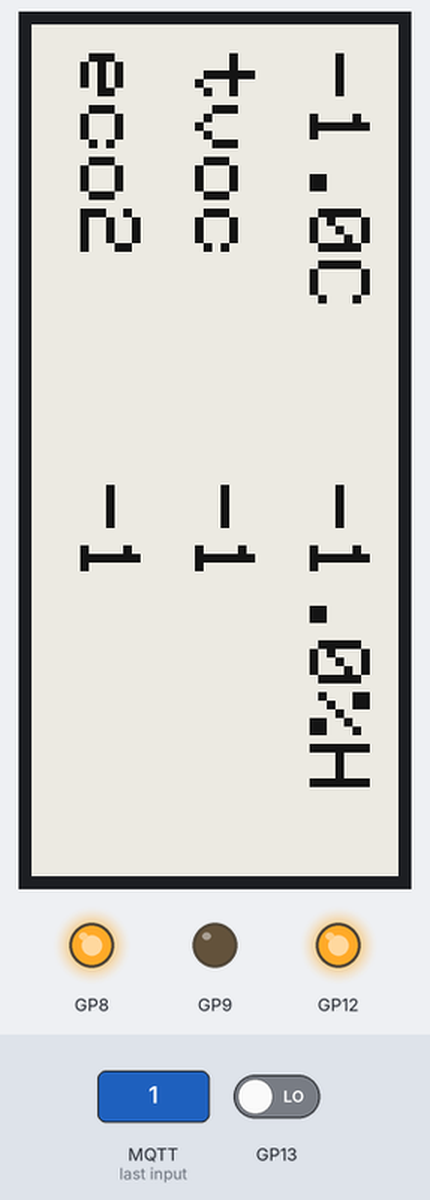
Recording of a program running on a simulated Raspberry Pi Pico running CircuitPython. Shown: 128×296 one-colour display, output pins drawn as LEDs (lit = HIGH). Inputs (shaded band) come from the test bench; at power-on: GP13 LOW. WiFi joins after 1.5 s; no MQTT or app messages arrive unless stated; an e-paper refresh takes a nominal 2 s (0.4 s partial, 12 s with colour); values from a settings file that is not in the repository are placeholders; the clock reads 2024-03-15 10:24:30 at power-on unless the program sets it; library files of the repository ran but are not shown: epd2in9.py; pins used as bus, display or sensor lines are not drawn; what the program prints to the serial console is not drawn.

3.6 s: MQTT message "1" arrives on the first subscribed topic
Above: at 4.6 s.
5.5 s: MQTT message "on" arrives on the first subscribed topic
7.0 s: MQTT message "off" arrives on the first subscribed topic
Timing chart, 0 to 10.0 s (numbered marks = the images above; inputs shaded):
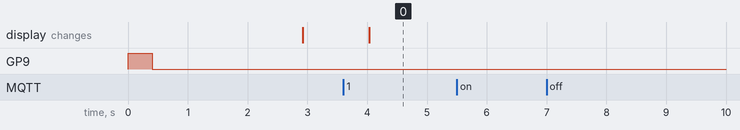

The program:

code.py
```python
import board
import busio
import time
from digitalio import DigitalInOut

from adafruit_esp32spi import adafruit_esp32spi
import adafruit_esp32spi.adafruit_esp32spi_socket as socket

import adafruit_minimqtt.adafruit_minimqtt as MQTT

from adafruit_ntp import NTP

import epd2in9

# Pins
esp32_cs = DigitalInOut(board.GP5)
esp32_ready = DigitalInOut(board.GP20)
esp32_reset = DigitalInOut(board.GP21)
esp32_sck = board.GP18
esp32_mosi = board.GP19
esp32_miso = board.GP4

# Display
epd = epd2in9.EPD()
epd.init()

# Value Consts
temp_const = "temp"
humidity_const = "humidity"
tvoc_const = "tvoc"
eco2_const = "eco2"

# MQTT Values Dict
mqtt_values = {
    temp_const: -1.0,
    humidity_const: -1.0,
    tvoc_const: -1.0,
    eco2_const: -1.0
}

# Last display set
display_set_interval = 600
display_set_with_data = False
first_data_set_interval = 10

# MQTT Callback functions


def connected(client, userdata, flags, rc):
    print("Connected to MQTT Broker. Subscribing to topics.")
    client.subscribe(secrets["temp_feed"])
    client.subscribe(secrets["humidity_feed"])
    client.subscribe(secrets["tvoc_feed"])
    client.subscribe(secrets["eco2_feed"])


def disconnected(client, userdata, rc):
    print("Disconnected from MQTT Broker.")


def message(client, topic, message):
    data = "{0} - {1}".format(topic, message)
    print("New Message from MQTT: {0}".format(data))
    if topic == secrets["temp_feed"]:
        mqtt_values[temp_const] = round(float(message), 1)
    elif topic == secrets["humidity_feed"]:
        mqtt_values[humidity_const] = round(float(message), 1)
    elif topic == secrets["tvoc_feed"]:
        mqtt_values[tvoc_const] = float(message)
    elif topic == secrets["eco2_feed"]:
        mqtt_values[eco2_const] = float(message)


def set_display():
    print("Updating display")
    epd.clear_framebuffer()
    temp_val = str(mqtt_values[temp_const]) + "C"
    epd.framebuf.text(temp_val, 10, 10, True, size=3)
    humidity_val = str(mqtt_values[humidity_const]) + "%H"
    epd.framebuf.text(humidity_val, 160, 10, True, size=3)
    epd.framebuf.text(tvoc_const, 10, 50, True, size=3)
    epd.framebuf.text(str(int(mqtt_values[tvoc_const])), 160, 50, True, size=3)
    epd.framebuf.text(eco2_const, 10, 90, True, size=3)
    epd.framebuf.text(str(int(mqtt_values[eco2_const])), 160, 90, True, size=3)
    epd.invert_framebuffer()
    epd.display_frame_buf(epd.buffer)


spi = busio.SPI(esp32_sck, esp32_mosi, esp32_miso)
esp = adafruit_esp32spi.ESP_SPIcontrol(spi, esp32_cs, esp32_ready, esp32_reset)


def check_and_reconnect_wifi():
    while not esp.is_connected:
        try:
            esp.connect_AP(secrets["ssid"], secrets["password"])
            print("Connected to", str(esp.ssid, "utf-8"), "\tRSSI:", esp.rssi)
            print("IP address", esp.pretty_ip(esp.ip_address))
        except RuntimeError as e:
            print("could not connect to AP, retrying: ", e)
            continue


ntp = NTP(esp)


def check_and_reconnect_ntp():
    while not ntp.valid_time:
        time.sleep(1)
        print("Setting time")
        ntp.set_time(7200)


try:
    from secrets import secrets
except ImportError:
    print("secrets not found. Please add them to secrets.py")

print("Clear display...")
epd.clear_frame_memory()
epd.display_frame()
print("Write to display")
set_display()
while True:
    if esp.status == adafruit_esp32spi.WL_IDLE_STATUS:
        print("ESP32 found and in idle mode")
    print("Firmware vers.", esp.firmware_version)
    print("MAC addr:", [hex(i) for i in esp.MAC_address])

    print("Connecting to AP...")
    check_and_reconnect_wifi()
    check_and_reconnect_ntp()

    MQTT.set_socket(socket, esp)

    mqtt_client = MQTT.MQTT(
        broker=secrets["mqtt_broker"],
        port=secrets["mqtt_port"],
        username=secrets["mqtt_username"],
        password=secrets["mqtt_password"]
    )

    mqtt_client.on_connect = connected
    mqtt_client.on_disconnect = disconnected
    mqtt_client.on_message = message

    print("Start connecting to MQTT broker...")
    mqtt_client.connect()

    print("Start MQTT loop...")
    last_display_set = time.time()
    last_first_display_set = time.time()
    last_digit_display_set = time.time()
    killed = False
    while not killed:
        try:
            mqtt_client.loop()
            current_time = time.time()
            if (current_time - last_first_display_set) > first_data_set_interval and not display_set_with_data:
                last_first_display_set = current_time
                display_set_with_data = True
                set_display()
            if (current_time - last_display_set) > display_set_interval:
                last_display_set = current_time
                set_display()
                check_and_reconnect_wifi()
                check_and_reconnect_ntp()
        except Exception:
            killed = True
            continue

        time.sleep(1)
```

Measured:
- after the input at 5.5 s, every drawn part: stays the same
- after the input at 7.0 s, every drawn part: stays the same
